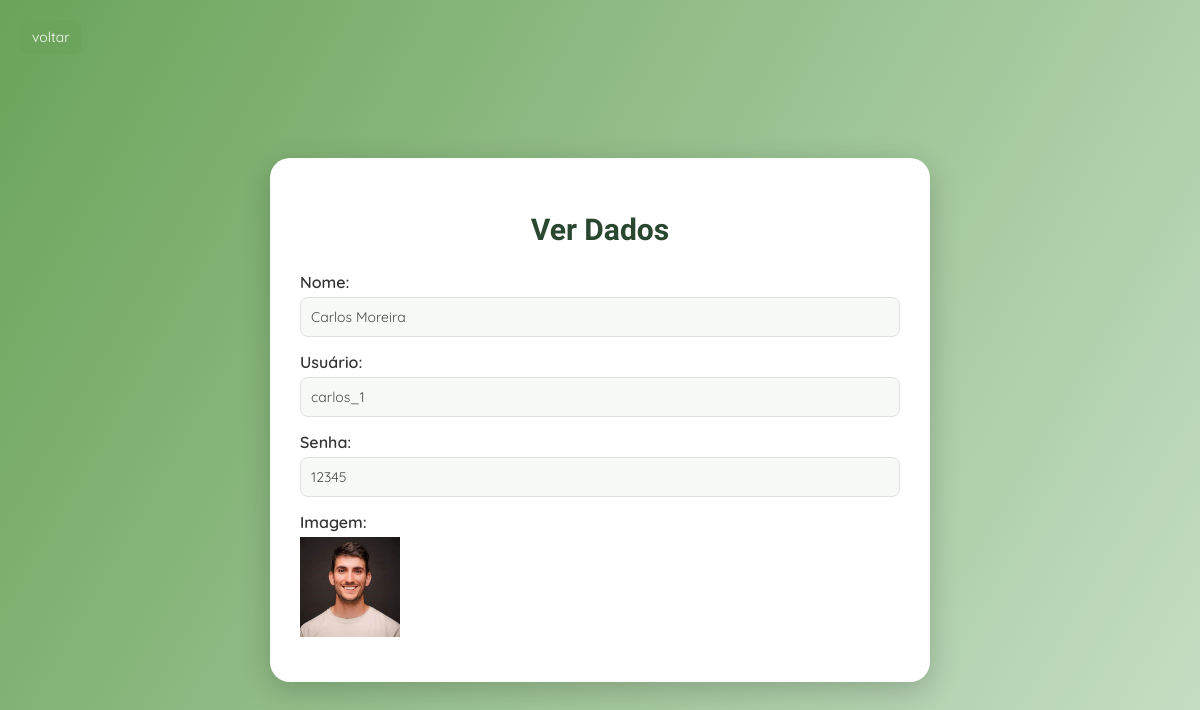
The app's page /ver3/29 (signed in) with its own data.
### tables this page shows
CREATE TABLE "tb_login" (
	"usuario_id"	INTEGER,
	"nome_usuario"	TEXT,
	"usuario"	TEXT,
	"senha"	TEXT,
	"imagem"	TEXT,
	PRIMARY KEY("usuario_id" AUTOINCREMENT)
);

### run.py (the view)
@app.route('/ver3/<int:id>', methods=['GET'])
def ver3(id):
    if not app.config['dados_login']:
        return redirect('/')
    conexao = sqlite3.connect('models/cadastro.db')
    cursor = conexao.cursor()
    sql = 'SELECT * FROM tb_login WHERE usuario_id = ?'
    cursor.execute(sql, (id,))
    usuario = cursor.fetchone()  # Alterado para 'usuario'
    conexao.close()
    if usuario is None:
        return "Usuário não encontrado.", 404
    return render_template('ver3.html', usuario=usuario, usuario_logado=app.config['dados_login'])

### templates/ver3.html (shortened to what this page needs)
<!DOCTYPE html>
<html lang="pt-br">
<head>
    <link rel="stylesheet" href="/static/styles/ver.css">
</head>
<body>
    <nav>
        <a href="/voltar3" class="link_voltar3">voltar</a>
    </nav>
        <div class="container">
            <h2>Ver Dados</h2>
            <div class="tabela">
                <label>Nome:</label>
                <span>{{ usuario[1] }}</span>
            </div>
            <div class="tabela">
                <label>Usuário:</label>
                <span>{{ usuario[2] }}</span>
            </div>
            <div class="tabela">
                <label>Senha:</label>
                <span>{{ usuario[3] }}</span>
            </div>
            <div class="tabela">
                <label>Imagem:</label>
                <img src="{{ url_for('static', filename='assets/' + (usuario[4] if usuario[4] else 'default.jpg')) }}" alt="Imagem de {{ usuario[1] }}" style="width: 100px; height: auto;">
            </div>
    </div>
</body>
</html>

### static/styles/ver.css (style rules this page uses)
body { font-family: 'Quicksand', sans-serif; background: linear-gradient(120deg, #6BA45A, #C8E0C8); display: flex; justify-content: center; align-items: center; min-height: 100vh; margin: 0; padding: 20px; }
.container { width: 90%; max-width: 600px; padding: 30px; background-color: #ffffff; border-radius: 20px; box-shadow: 0 8px 30px rgba(0, 0, 0, 0.2); transition: transform 0.3s ease-in-out; }
h2 { text-align: center; font-size: 30px; color: #2a4730; font-family: 'Dosis', sans-serif; font-weight: bold; margin-bottom: 25px; }
.tabela { display: flex; flex-direction: column; margin-bottom: 15px; }
.tabela label { font-size: 16px; color: #333; margin-bottom: 5px; font-weight: 600; }
.tabela span { padding: 10px; font-size: 14px; color: #4A4A4A; background: #F7F9F7; border: 1px solid #E0E0E0; border-radius: 8px; }
.link_voltar3 { position: absolute; top: 20px; left: 20px; padding: 8px 12px; background-color: #6BA45A; color: white; font-size: 14px; border: none; border-radius: 8px; cursor: pointer; text-decoration: none; transition: background 0.3s ease; }

### records on screen
tb_login: nome_usuario "Carlos Moreira", usuario "carlos_1", senha "12345", imagem (picture)
